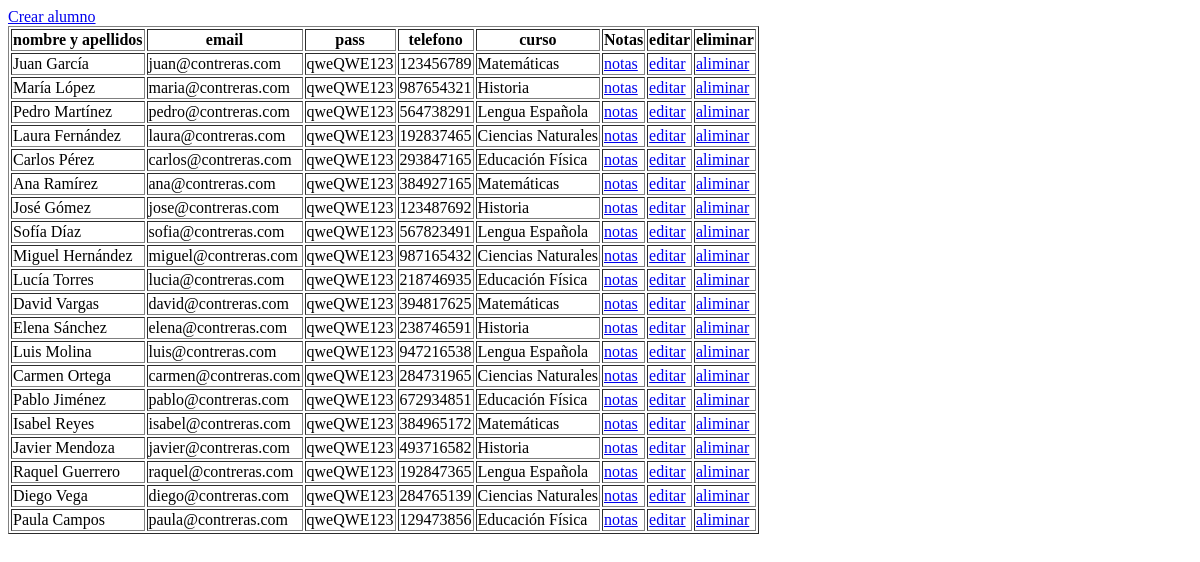
The page /view/tabla.php on the database as committed earlier.
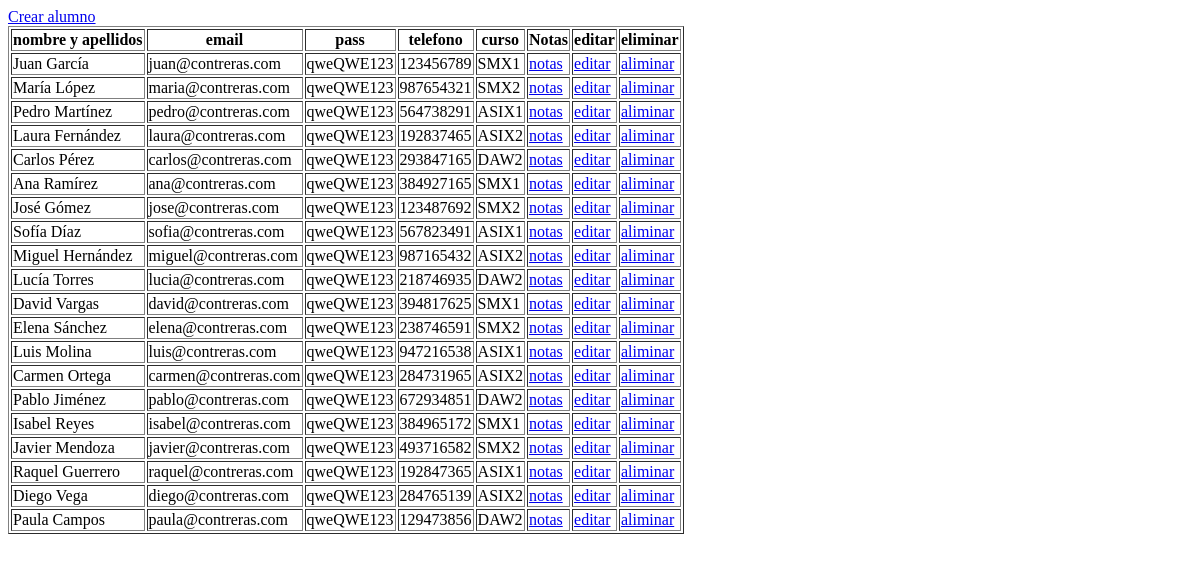
The same page on the database as committed later.
### tables this page shows
CREATE TABLE `tbl_alumnos` (
  `id` int(11) NOT NULL,
  `nombre` varchar(50) DEFAULT NULL,
  `apellido` varchar(50) DEFAULT NULL,
  `email` varchar(100) DEFAULT NULL,
  `pass` varchar(100) DEFAULT NULL,
  `telefono` varchar(20) DEFAULT NULL,
  `id_curso` int(11) DEFAULT NULL
);

CREATE TABLE `tbl_cursos` (
  `id` int(11) NOT NULL,
  `nombre` varchar(100) DEFAULT NULL
);

### view/tabla.php (the view, shortened to what this page needs)
<?php
include_once("./procesos/conexion.php");
$sql = "SELECT E.*, D.nombre as 'curso' FROM tbl_alumnos E
        INNER JOIN tbl_cursos D ON E.id_curso = D.id ORDER BY id ASC;";
$stmt = mysqli_prepare($conn, $sql);
mysqli_stmt_execute($stmt);
$alumnos = mysqli_stmt_get_result($stmt);
?>
<!DOCTYPE html>
<html lang="en">
<head>
</head>
<body>
    <a href="./crear.php">Crear alumno</a>
    <table border=1>
        <tr>
            <th>nombre y apellidos</th>
            <th>email</th>
            <th>pass</th>
            <th>telefono</th>
            <th>curso</th>
            <th>Notas</th>
            <th>editar</th>
            <th>eliminar</th>
        </tr>
        <?php
        foreach ($alumnos as $alumno) {
            echo "<tr>
              <td> {$alumno["nombre"]} {$alumno["apellido"]} </td>
              <td> {$alumno["email"]} </td>
              <td> {$alumno["pass"]} </td>
              <td> {$alumno["telefono"]} </td>
              <td> {$alumno["curso"]} </td>
              <td><a href='./notas.php?id={$alumno['id']}'>notas</a>
              <td><a href='./editar_alumno.php?id={$alumno['id']}'>editar</a>
              <td><a href='./procesos/eliminar.php?id={$alumno['id']}'>aliminar</a>
              </tr>";
        }
        ?>
    </table>
</body>
</html>

Rows that differ between the two databases and show on the page:
changed through a linked row, tbl_alumnos "Juan": id_curso.nombre "Matemáticas" → "SMX1"
changed through a linked row, tbl_alumnos "María": id_curso.nombre "Historia" → "SMX2"
changed through a linked row, tbl_alumnos "Pedro": id_curso.nombre "Lengua Española" → "ASIX1"
changed through a linked row, tbl_alumnos "Laura": id_curso.nombre "Ciencias Naturales" → "ASIX2"
changed through a linked row, tbl_alumnos "Carlos": id_curso.nombre "Educación Física" → "DAW2"
changed through a linked row, tbl_alumnos "Ana": id_curso.nombre "Matemáticas" → "SMX1"
changed through a linked row, tbl_alumnos "José": id_curso.nombre "Historia" → "SMX2"
changed through a linked row, tbl_alumnos "Sofía": id_curso.nombre "Lengua Española" → "ASIX1"
changed through a linked row, tbl_alumnos "Miguel": id_curso.nombre "Ciencias Naturales" → "ASIX2"
changed through a linked row, tbl_alumnos "Lucía": id_curso.nombre "Educación Física" → "DAW2"
changed through a linked row, tbl_alumnos "David": id_curso.nombre "Matemáticas" → "SMX1"
changed through a linked row, tbl_alumnos "Elena": id_curso.nombre "Historia" → "SMX2"
changed through a linked row, tbl_alumnos "Luis": id_curso.nombre "Lengua Española" → "ASIX1"
changed through a linked row, tbl_alumnos "Carmen": id_curso.nombre "Ciencias Naturales" → "ASIX2"
changed through a linked row, tbl_alumnos "Pablo": id_curso.nombre "Educación Física" → "DAW2"
changed through a linked row, tbl_alumnos "Isabel": id_curso.nombre "Matemáticas" → "SMX1"
changed through a linked row, tbl_alumnos "Javier": id_curso.nombre "Historia" → "SMX2"
changed through a linked row, tbl_alumnos "Raquel": id_curso.nombre "Lengua Española" → "ASIX1"
changed through a linked row, tbl_alumnos "Diego": id_curso.nombre "Ciencias Naturales" → "ASIX2"
changed through a linked row, tbl_alumnos "Paula": id_curso.nombre "Educación Física" → "DAW2"
